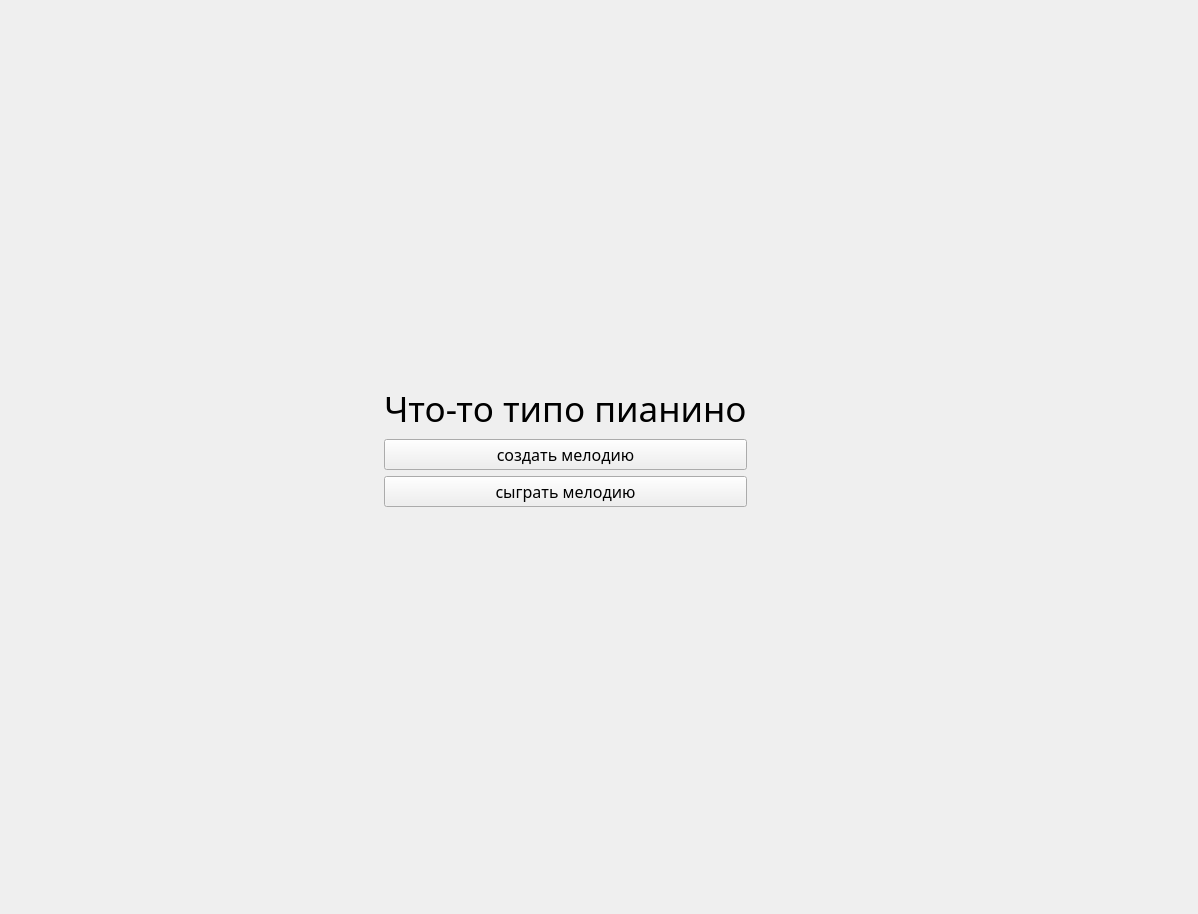
<?xml version="1.0" encoding="UTF-8"?>
<ui version="4.0">
 <class>Form</class>
 <widget class="QWidget" name="Form">
  <property name="geometry">
   <rect>
    <x>0</x>
    <y>0</y>
    <width>1198</width>
    <height>914</height>
   </rect>
  </property>
  <property name="windowTitle">
   <string>Form</string>
  </property>
  <widget class="QWidget" name="gridLayoutWidget">
   <property name="geometry">
    <rect>
     <x>-60</x>
     <y>-10</y>
     <width>1251</width>
     <height>911</height>
    </rect>
   </property>
   <layout class="QGridLayout" name="gridLayout">
    <item row="1" column="2">
     <spacer name="horizontalSpacer_2">
      <property name="orientation">
       <enum>Qt::Horizontal</enum>
      </property>
      <property name="sizeHint" stdset="0">
       <size>
        <width>40</width>
        <height>20</height>
       </size>
      </property>
     </spacer>
    </item>
    <item row="1" column="0">
     <spacer name="horizontalSpacer">
      <property name="orientation">
       <enum>Qt::Horizontal</enum>
      </property>
      <property name="sizeHint" stdset="0">
       <size>
        <width>40</width>
        <height>20</height>
       </size>
      </property>
     </spacer>
    </item>
    <item row="1" column="1">
     <widget class="QLabel" name="label">
      <property name="font">
       <font>
        <family>Rosewood Std Regular</family>
        <pointsize>26</pointsize>
       </font>
      </property>
      <property name="text">
       <string>Что-то типо пианино</string>
      </property>
     </widget>
    </item>
    <item row="3" column="1">
     <widget class="QPushButton" name="play">
      <property name="font">
       <font>
        <family>Ravie</family>
        <pointsize>12</pointsize>
       </font>
      </property>
      <property name="cursor">
       <cursorShape>PointingHandCursor</cursorShape>
      </property>
      <property name="text">
       <string>сыграть мелодию</string>
      </property>
     </widget>
    </item>
    <item row="2" column="1">
     <widget class="QPushButton" name="create">
      <property name="font">
       <font>
        <family>Ravie</family>
        <pointsize>12</pointsize>
       </font>
      </property>
      <property name="cursor">
       <cursorShape>PointingHandCursor</cursorShape>
      </property>
      <property name="text">
       <string>создать мелодию</string>
      </property>
     </widget>
    </item>
    <item row="4" column="1">
     <spacer name="verticalSpacer">
      <property name="orientation">
       <enum>Qt::Vertical</enum>
      </property>
      <property name="sizeHint" stdset="0">
       <size>
        <width>20</width>
        <height>40</height>
       </size>
      </property>
     </spacer>
    </item>
    <item row="0" column="1">
     <spacer name="verticalSpacer_2">
      <property name="orientation">
       <enum>Qt::Vertical</enum>
      </property>
      <property name="sizeHint" stdset="0">
       <size>
        <width>20</width>
        <height>40</height>
       </size>
      </property>
     </spacer>
    </item>
   </layout>
  </widget>
 </widget>
 <resources/>
 <connections/>
</ui>
